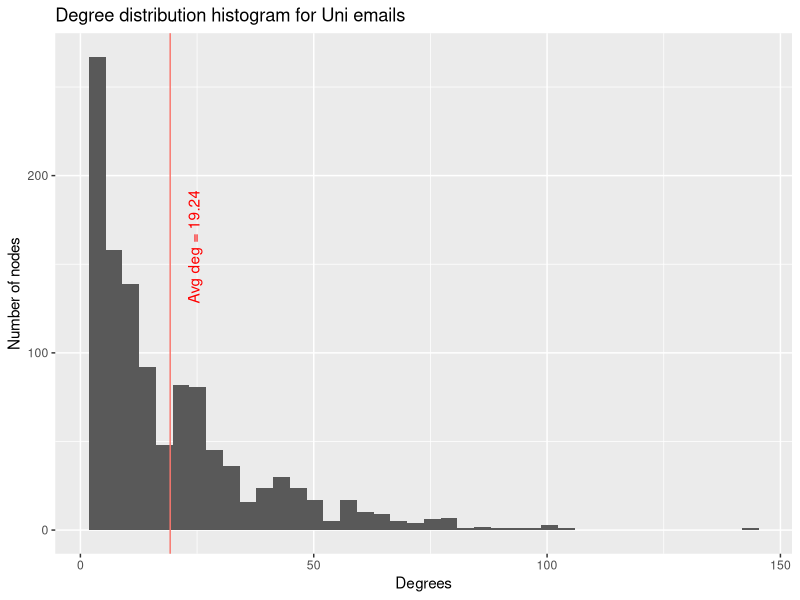
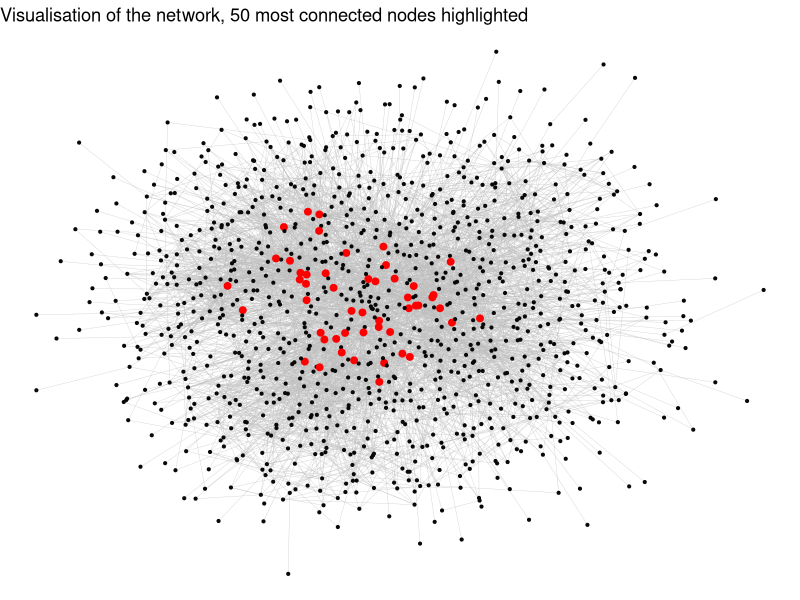

Write R code to recreate these figures, in order.
## ---- chunk 1
knitr::opts_chunk$set(cache=T,message=FALSE,warning=FALSE)
options(scipen=700)
## ---- chunk 2
rm(list = ls())
library(tidyverse)
library(igraph)
library(tidygraph)
library(ggraph)
library(ggthemes)
library(here)
library(caret)
## ---- chunk 3
nodes <- read_csv(here("network_data", "nodes.csv"))
links <- read_csv(here("network_data", "edges.csv"))
## ---- chunk 4
head(nodes)
head(links)
## ---- chunk 5
graph <- graph_from_data_frame(links, directed = TRUE, vertices = nodes)
graph
## ---- chunk 6
paste0("The number of recursive (self-directed) emails in the network is: ", 
       ecount(graph) - ecount(simplify(graph)))

# we see that one exists, so we simplify the graph to remove it. 
graph <- simplify(graph)

# check our graph is setup properly
is_igraph(graph)
## ---- chunk 7
paste0("There are ", vcount(graph), " nodes and ", ecount(graph), " edges in our Spanish email network")

# check if our graph is fully connected
is_connected(graph)

#degree
degree_all <- degree(graph, mode="all")
degree_out <- degree(graph, mode="out")
paste0("The average degree is: ", round(mean(degree(graph)), 2), " when we DO NOT consider the direction of the emails.")
paste0("The average degree is: ", round(sum(degree_out)/vcount(graph), 2), " when we DO consider the emails to be directed outward from the node (sender) to a recipient")

# most connected node:
paste0("The most connected node is number ", which.max(degree(graph))[1], " which has ", max(degree(graph)), " links.")
## ---- chunk 8
# set average node for label 
avg_deg <- round(mean(degree(graph)),2)

# plot linear distribution
ggplot() + 
  geom_histogram(aes(x = degree_all), bins=40) + 
  geom_vline(aes(xintercept = avg_deg, colour = "red"), show.legend = FALSE) +
  annotate("text", x = avg_deg+5, y = 160, label = paste0("Avg deg = ", avg_deg), angle = 90, color = "red") + 
  labs(title = "Degree distribution histogram for Uni emails",
       x = "Degrees",
       y = "Number of nodes") +
  theme(axis.title.y = element_text(angle = 90))
## ---- chunk 9
# plot the network overall, see if any large clusters emerge. Use the curved lines as it looks nice to represent emails. 
# set colour and size only for the top 50 nodes
top_50_nodes <- order(degree_all, decreasing = TRUE)[1:50]
V(graph)$color <- "grey3"
V(graph)[top_50_nodes]$color <- "red"
V(graph)$size <- 0.75
V(graph)[top_50_nodes]$size <- 2

# plot the full network
ggraph(graph, layout = "kk") +
  geom_edge_link(width = 0.1, alpha = 0.5, color = "grey") +  
  geom_node_point(color = V(graph)$color, size = V(graph)$size) +  
  theme_void() +  
  ggtitle("Visualisation of the network, 50 most connected nodes highlighted")+
  theme(legend.position = "none")
## ---- chunk 10
# Set seed for reproducibility
set.seed(123)

# Randomly delete some real edges
edge_list <- as_data_frame(graph, what = "edges")
n_edges <- nrow(edge_list)
n_remove <- floor(0.1 * n_edges) # We will delete 10% of the real edges
removed_edges <- edge_list[sample(1:n_edges, n_remove), ]
# Formatting appropriately the edges to pass them as argument to delete_edges
edge_strings <- paste(removed_edges$from, removed_edges$to, sep = "|")
graph_modified <- delete_edges(graph, edges = edge_strings)

# Label the deleted real edges as positive class (1)
positive_edges <- removed_edges %>%
  mutate(label = 1)
## ---- chunk 11
# Create a new data frame to register the negative class (non-existent links)
false_edges <- data.frame()

# Filter for more connected nodes
most_connected <- which(degree(graph)>15)
# We choose 15 arbitrarily (a number slightly below our average degree)

set.seed(123)

# Create a loop for creating made-up links, registering all in `false_edges`
while (nrow(false_edges) < n_remove) {
  node1 <- sample(most_connected, 1)
  node2 <- sample(most_connected, 1)
  
  # avoid self-connecting
  if (node1 == node2) next
  
  # Check if two nodes are connected, if not, create a negative link for them
  if (!are_adjacent(graph, node1, node2)) {
    edge_row <- data.frame(from = as_ids(V(graph)[node1]), 
                           to = as_ids(V(graph)[node2]),
                           label = 0)
    # Function to check to avoid adding same link
    if (!any(apply(false_edges, 1, function(row) all(row == edge_row)))) {
      false_edges <- rbind(false_edges, edge_row)
    }
  }
}
## ---- chunk 12
# Uniform the format of tables before binding
positive_edges <- positive_edges %>%
  mutate(from = as.numeric(from), to = as.numeric(to))

false_edges <- false_edges %>%
  mutate(from = as.numeric(from), to = as.numeric(to))

# Bind the positive and negative edges
all_edges <- bind_rows(positive_edges, false_edges)
head(all_edges)
table(all_edges$label)
## ---- chunk 13
compute_heuristics <- function(graph, edge_df) {
  edge_df <- edge_df %>%
    mutate(
      # Calculate common neighbors using the neighbors function
      common_neighbors = map2_int(from, to, ~ 
        length(intersect(neighbors(graph, .x, mode = "all"), 
                         neighbors(graph, .y, mode = "all")))),
      
      # Calculate Jaccard coefficient
      # We don't use the similarity.jaccard function as it's difficult to handle a matrix
      jaccard = map2_dbl(from, to, ~ {
        nei_x <- neighbors(graph, .x, mode = "all")
        nei_y <- neighbors(graph, .y, mode = "all")
        length(intersect(nei_x, nei_y)) / length(union(nei_x, nei_y))
      }),

      # Calculate Adamic-Adar metric
      # We don't use the similarity.invlogweighted function as it's difficult to handle a matrix
      adamic_adar = map2_dbl(from, to, ~ {
        nei_common <- intersect(neighbors(graph, .x, mode = "all"), 
                                neighbors(graph, .y, mode = "all"))
        if (length(nei_common) == 0) return(0)
        degrees <- degree(graph, nei_common, mode = "all")
        sum(1 / log(degrees))
      }),
      
      # Calculate preferential attachment by multiplying the degrees
      pref_attachment = map2_dbl(from, to, ~ 
        degree(graph, .x, mode = "all") * degree(graph, .y, mode = "all")),
    )
  return(edge_df)
}
## ---- chunk 14
all_edges_with_heuristics <- compute_heuristics(graph, all_edges)
head(all_edges_with_heuristics)
## ---- chunk 15
# Create training (80%) and test set (20%)
set.seed(123) 
train_indices <- sample(1:nrow(all_edges_with_heuristics), size = 0.8 * nrow(all_edges_with_heuristics))
train_edges <- all_edges_with_heuristics[train_indices, ]
test_edges <- all_edges_with_heuristics[-train_indices, ]

# Convert the labels into factors, for the logit model
train_edges$label <- as.factor(train_edges$label)
## ---- chunk 16
# Use cross validation to test the performance
set.seed(123)
train_control <- trainControl(method = "cv", number = 10)
model_cv <- train(label ~ common_neighbors + jaccard + adamic_adar + pref_attachment,
                  data = train_edges, 
                  method = "glm", family = binomial, 
                  trControl = train_control,
                  metric = "Accuracy")
## ---- chunk 17
# Predict the testing set
predictions <- predict(model_cv, newdata = test_edges, type = "prob")
# Probabilities of belonging to a class or the other
head(predictions)
## ---- chunk 18
summary(model_cv)
## ---- chunk 19
set.seed(123)
train_control <- trainControl(method = "cv", number = 10)
model_cv <- train(label ~ common_neighbors + jaccard + adamic_adar + pref_attachment,
                  data = train_edges, 
                  method = "glm", family = binomial, 
                  trControl = train_control,
                  # apply standardization
                  preProcess = c("center", "scale"), 
                  metric = "Accuracy")
summary(model_cv)
## ---- chunk 20
# Confusion matrix
confusion_matrix <- confusionMatrix(as.factor(ifelse(predictions[, 2] > 0.5, 1, 0)), 
                                     as.factor(test_edges$label), positive = "1")
confusion_matrix
## ---- chunk 21
